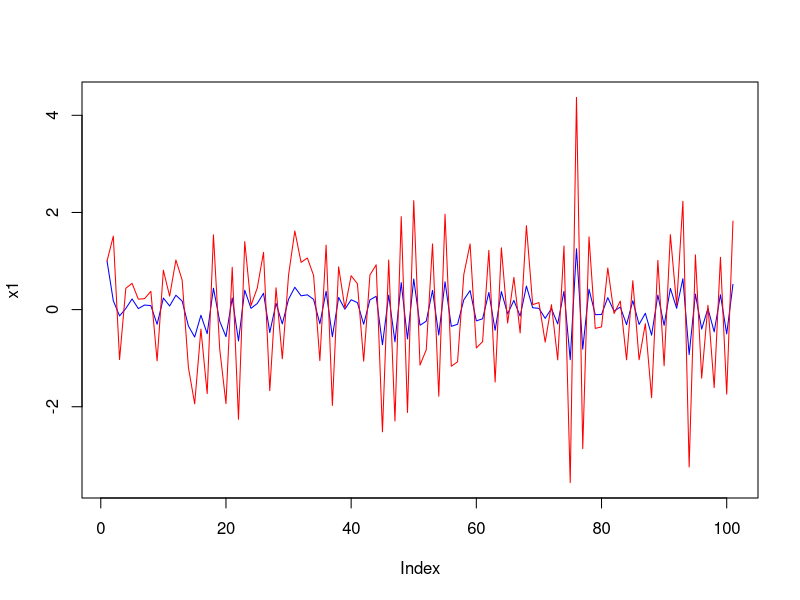
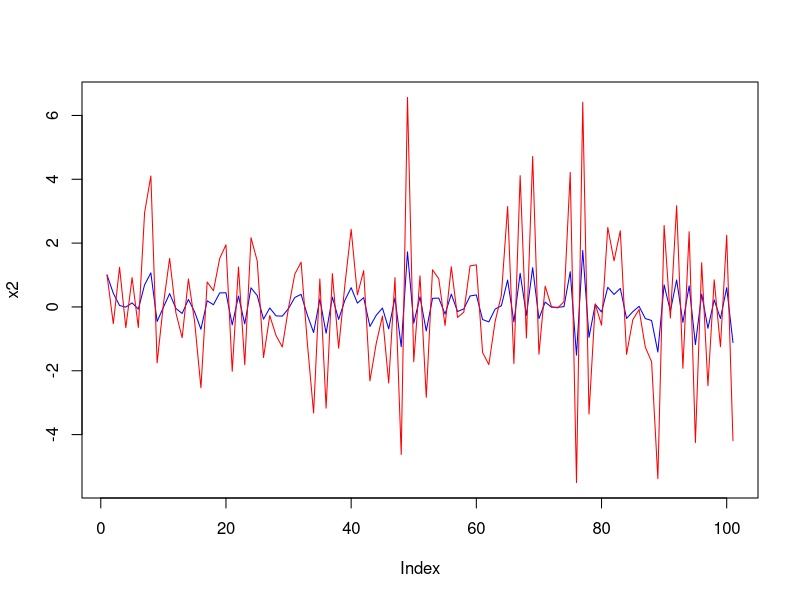
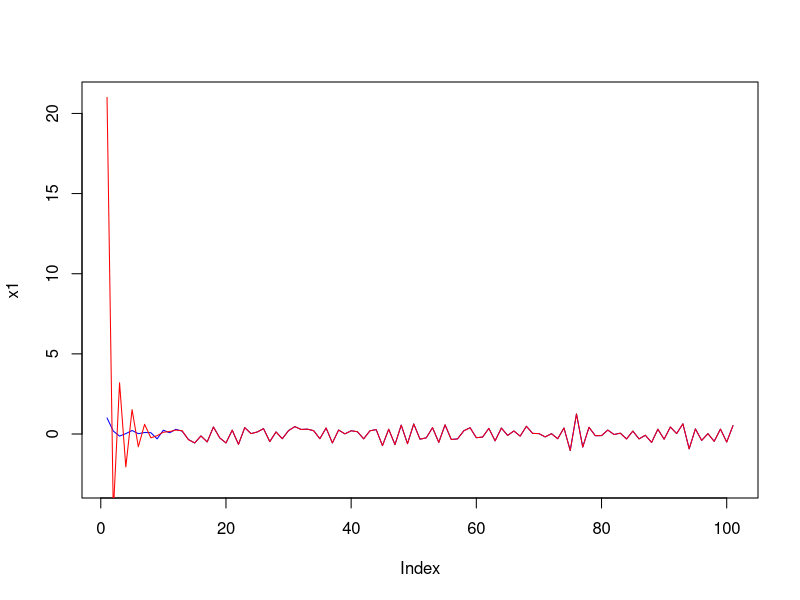
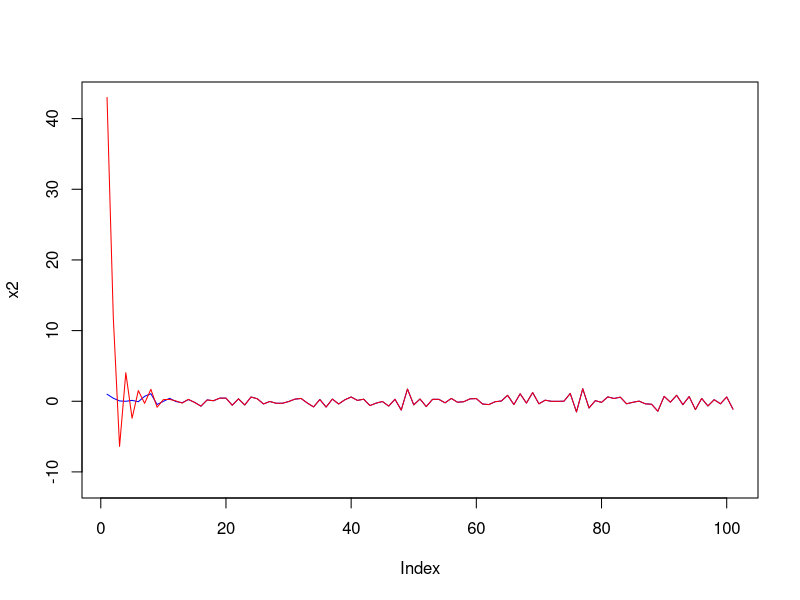
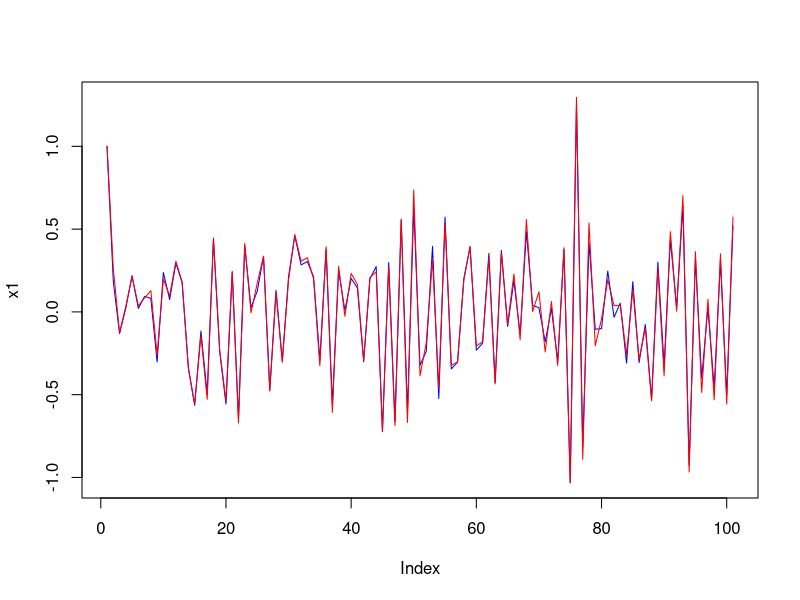
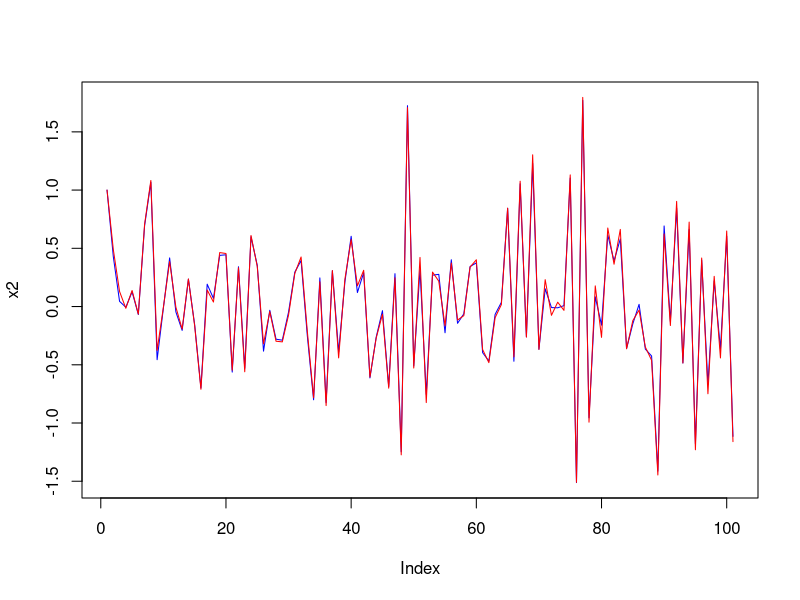

Recreate these plots in R, in order. (Note: this script raises an error after producing the figures.)
## ---- chunk 1
if (!require('assertthat')) install.packages('asserthat')
if (!require('matrixcalc')) install.packages('matrixcalc')
if (!require('mvtnorm')) install.packages('mvtnorm')
if (!require('Matrix')) install.packages('Matrix')

# Initial values for x, A, B, C and R
# go to 101 since R's indexing starts at 1
# # the first element of everything is associted with t = 0, and the last element (the 101th element) with t = 100
get.states <- function(N = 101,
                       x0 = c(1,1),
                       A = matrix(c(0,1,1,0), nrow = 2, ncol = 2),
                       B = matrix(c(1,1,7,1), nrow = 2, ncol = 2),
                       C = c(2,1),
                       Q = C %*% t(C),
                       R = diag(x = c(2,3)),
                       ws = rmvnorm(N-1, mean = c(0,0), sigma = diag(x = c(0.1,0.2))),
                       riccardi = FALSE) {
  set.seed(321)
  are_equal(rankMatrix(cbind(A, A%*%B))[1], max(nrow(A), ncol(A)))
  assert_that(is.positive.definite(R))
  # Initialize stores for x, L and K
  x.mat <- matrix(NA, nrow = N, ncol = length(x0))
  # store the initial state x0 as the first element in x
  x.mat[1,] <- x0
  #L.mat <- matrix(NA, nrow = N, ncol = length(x0))
  L.list <- list()
  # K's are (length of C) x (length of C), e.g. NxN
  K.list <- list()
  
  # Terminal K_N = C'C
  K.list[[N]] <- Q
  
  # for t = 99 to 0, solve for K and L
  # R indices 100 to 1
  for (t in (N-1):1) {
    # if riccardi, stop updating K once it converges
    K.tplus1 <- K.list[t+1][[1]]
    # check to see if we have converged
    K.tplus2 <- K.list[t+2][[1]]
    K.list[[t]] <- if ((riccardi == FALSE) || (!(t == N-1) && !(K.tplus2 == K.tplus1))) {
      t(A) %*% (K.tplus1 - K.tplus1%*%B%*% solve(R + t(B)%*%K.tplus1%*%B) %*% t(B) %*% K.tplus1) %*% A + Q
    } else {
      K.tplus1
    }
    L.list[[t]] <- -solve(R + t(B)%*%K.tplus1%*%B) %*% t(B) %*% K.tplus1 %*% A
  }
  
  # Use L's to solve for optimal control
  # from t = 1 to 100 (e.g. R indices 2 to 101)
  # first component of xs is x0 -> x0, so need to index from t+1
  for (t in 2:N) {
    lastperiod <- t-1
    x.lastperiod <- x.mat[lastperiod,]
    L.lastperiod <- L.list[[lastperiod]]
    w.lastperiod <- ws[lastperiod,]
    # solve for x_{k+1}
    x.mat[t,] <- A %*% x.lastperiod + B %*% (L.lastperiod %*% x.lastperiod) + w.lastperiod
  }
  
  return(list(x.matrix = x.mat))
}
## ---- chunk 2
first.q.small <- get.states()
# explicitly state N for clarity
N = 101
first.q.large <- get.states(N = N, ws = rmvnorm(N-1, mean = c(0,0), sigma = diag(x = c(1.2,3.2))))

min.x1 <- min(first.q.large$x.matrix[,1])
max.x1 <- max(first.q.large$x.matrix[,1])
plot(first.q.small$x.matrix[,1],
     type = 'l',
     col = 'blue',
     ylim = c(min.x1, max.x1),
     ylab = 'x1')
lines(first.q.large$x.matrix[,1], type = 'l', col = 'red')

min.x2 <- min(first.q.large$x.matrix[,2])
max.x2 <- max(first.q.large$x.matrix[,2])
plot(first.q.small$x.matrix[,2],
     type = 'l',
     col = 'blue',
     ylim = c(min.x2, max.x2),
     ylab = 'x2')
lines(first.q.large$x.matrix[,2], type = 'l', col = 'red')
## ---- chunk 3
second.q.small <- get.states()
second.q.large <- get.states(x0 = c(21,43))
min.x1 <- min(second.q.small$x.matrix[,1])
max.x1 <- max(second.q.large$x.matrix[,1])
plot(second.q.small$x.matrix[,1],
     type = 'l',
     col = 'blue',
     ylim = c(min.x1-2, max.x1),
     ylab = 'x1')
lines(second.q.large$x.matrix[,1], type = 'l', col = 'red')

min.x2 <- min(second.q.small$x.matrix[,2])
max.x2 <- max(second.q.large$x.matrix[,2])
plot(second.q.small$x.matrix[,2],
     type = 'l',
     col = 'blue',
     ylim = c(min.x2-10, max.x2),
     ylab = 'x2')
lines(second.q.large$x.matrix[,2], type = 'l', col = 'red')
## ---- chunk 4
third.q.small <- get.states()
third.q.large <- get.states(R = diag(x = c(99,23)))
min.x1 <- min(third.q.small$x.matrix[,1])
max.x1 <- max(third.q.large$x.matrix[,1])
plot(third.q.small$x.matrix[,1],
     type = 'l',
     col = 'blue',
     ylim = c(min.x1, max.x1),
     ylab = 'x1')
lines(third.q.large$x.matrix[,1], type = 'l', col = 'red')

min.x2 <- min(third.q.small$x.matrix[,2])
max.x2 <- max(third.q.large$x.matrix[,2])
plot(third.q.small$x.matrix[,2],
     type = 'l',
     col = 'blue',
     ylim = c(min.x2, max.x2),
     ylab = 'x2')
lines(third.q.large$x.matrix[,2], type = 'l', col = 'red')
## ---- chunk 5
fourth.q.normal <- get.states(riccardi = FALSE)
fourth.q.riccardi <- get.states(riccardi = TRUE)
plot(fourth.q.normal$x.matrix[,1],
     type = 'l',
     col = 'blue',
     ylab = 'x1')
lines(fourth.q.riccardi$x.matrix[,1], type = 'l', col = 'red')

plot(fourth.q.normal$x.matrix[,2],
     type = 'l',
     col = 'blue',
     ylab = 'x2')
lines(fourth.q.riccardi$x.matrix[,2], type = 'l', col = 'red')
